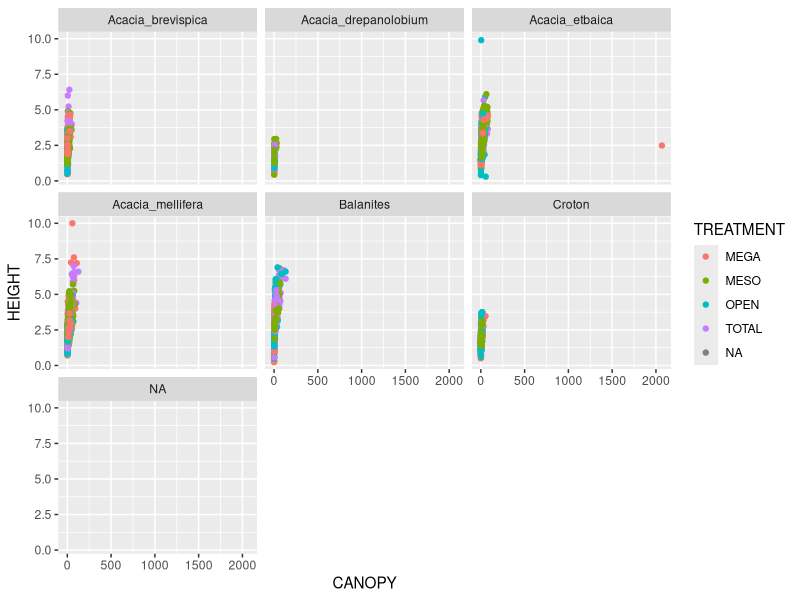
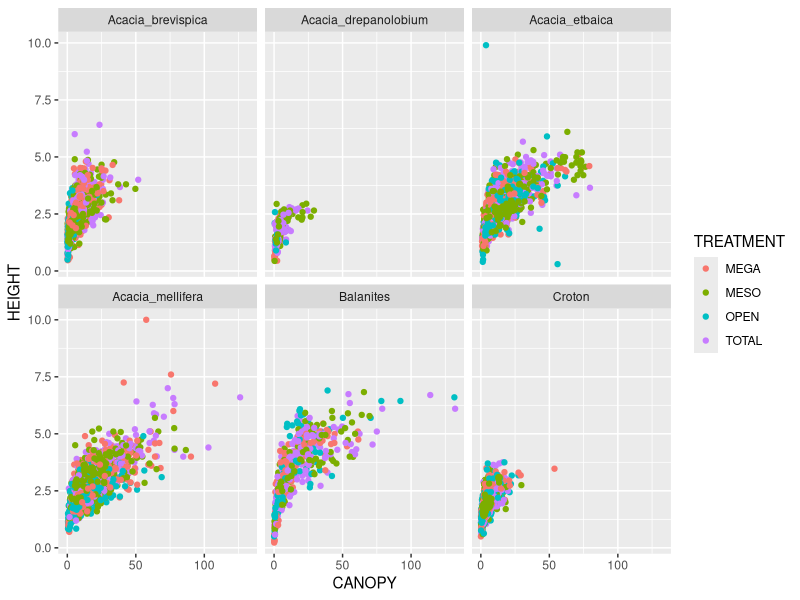
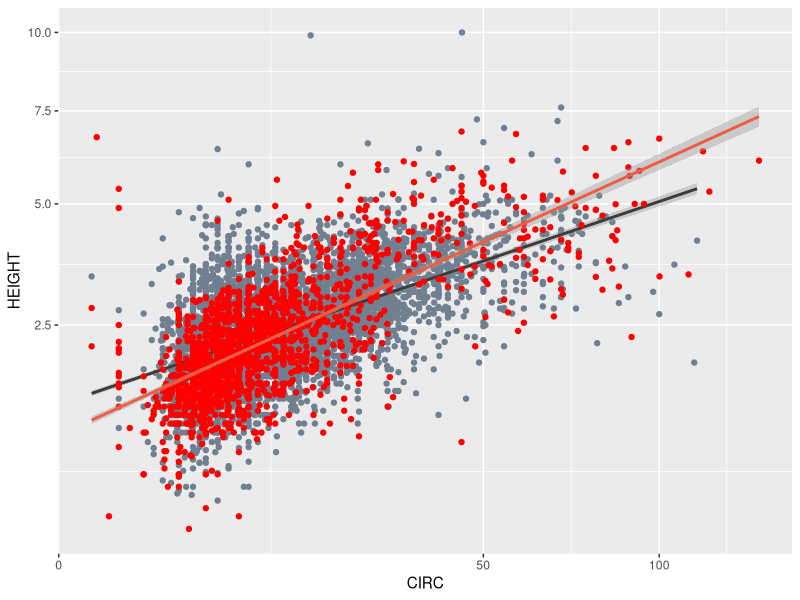

Write R code to recreate these figures, in order.
## ---- chunk 1
knitr::opts_chunk$set(echo = TRUE)
## ---- chunk 2
library(readr)
trees <- read_tsv("../197-raw_storage/TREE_SURVEYS.txt", 
                col_types = list(HEIGHT = col_double(),
                                AXIS_2 = col_double()))
## ---- chunk 3

trees$CANOPY <- (trees$AXIS_1 * trees$AXIS_2)

head(trees$CANOPY)
## ---- chunk 4
new_trees <- subset(trees, select = c(SURVEY, YEAR, SITE, CANOPY, HEIGHT, TREATMENT, SPECIES))

t1 <- data.frame(trees$CANOPY, trees$SURVEY, trees$YEAR, trees$SITE)

## This first comma means "Leave the row values alone" ##
t2 <- trees[,c("YEAR", "SITE", "CANOPY", "HEIGHT")] 

## ---- chunk 5
library(ggplot2)
ggplot(new_trees, aes(x = CANOPY,y= HEIGHT, color = TREATMENT)) +
  geom_point() +
  facet_wrap(~SPECIES)
## ---- chunk 6
new_trees <- subset(new_trees, CANOPY < 2000)
## ---- chunk 7
library(ggplot2)
ggplot(new_trees, aes(x = CANOPY,y= HEIGHT, color = TREATMENT)) +
  geom_point() +
  facet_wrap(~SPECIES) 
## ---- chunk 8


Acacia_sub <- subset(trees, SPECIES == "Acacia_etbaica" | SPECIES == "Acacia_drepanolobium" | SPECIES == "Acacia_brevispica" | SPECIES == "Acacia_mellifera") 


other_sub <- subset(trees, SPECIES != "Acacia_etbaica" & SPECIES != "Acacia_drepanolobium" & SPECIES != "Acacia_brevispica" & SPECIES != "Acacia_mellifera")



ggplot() +
  geom_point(data = Acacia_sub, aes(x= CIRC, y= HEIGHT), color = "slategray") +
  geom_smooth(data = Acacia_sub,  method = "lm", mapping = aes(x= CIRC, y= HEIGHT), color = "grey23") +
  geom_point(data = other_sub, aes(x= CIRC, y= HEIGHT), color = "red") +
  geom_smooth(data = other_sub,  method = "lm", mapping = aes(x= CIRC, y= HEIGHT), color = "tomato2") +
  scale_y_sqrt() +
  scale_x_sqrt()
                
  
